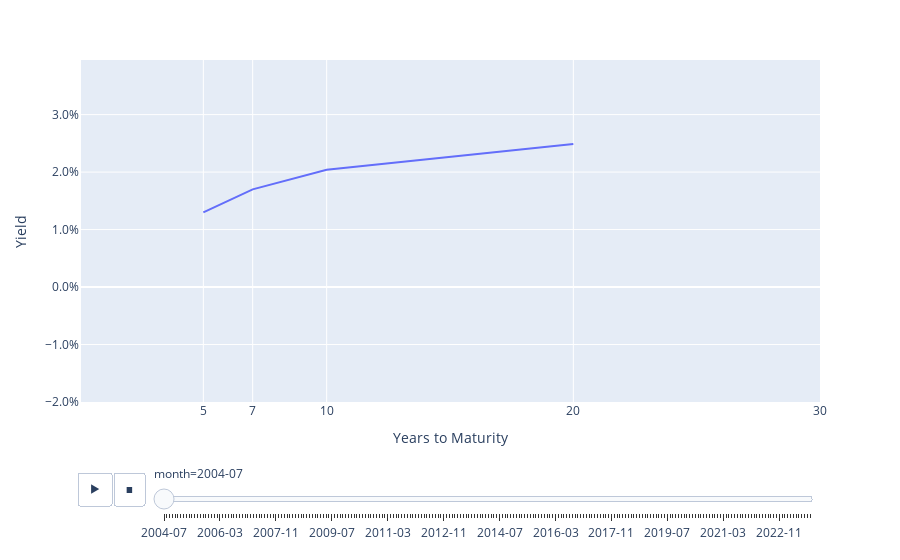

Notebook source saved alongside this figure:
### Markdown cell above
# FIGURE

### Code cell
import plotly.express as px
hover_data = dict(month=False, term=True, rate=True)
fig = px.line(
    df,
    x="term",
    y="rate",
    animation_frame="month",
    hover_name="month",
    hover_data=hover_data,
)
fig.layout.xaxis["title"] = "Years to Maturity"
fig.layout.yaxis["title"] = "Yield"
fig.update_yaxes(tickformat=".1%", range=[-0.02, df.rate.max() + 0.001])
fig.update_xaxes(tickvals=[5, 7, 10, 20, 30], range=[0, 30])
fig.layout.updatemenus[0].buttons[0].args[1]["frame"]["duration"] = 200
fig.show()
